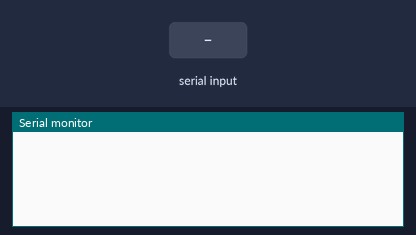
This sketch was run on a simulated Arduino Uno, built with avr-gcc and run on an emulated ATmega328P. On the bench: the last lines printed to the serial monitor. The test bench sets the inputs (shaded band).

Above: at 1.2 s.
1.3 s: "1\n" received over Serial
At 2.5 s:
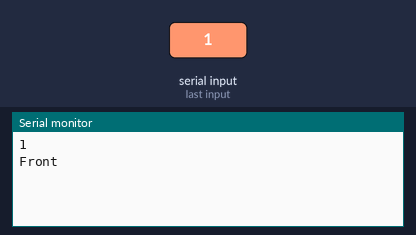
2.8 s: byte 50 ('2') received over Serial
At 3.9 s:
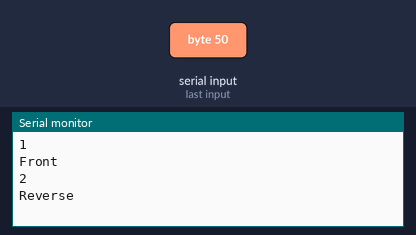
4.3 s: byte 52 ('4') received over Serial
At 5.1 s:
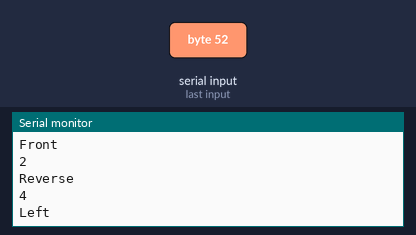
5.8 s: byte 51 ('3') received over Serial
At 6.2 s:
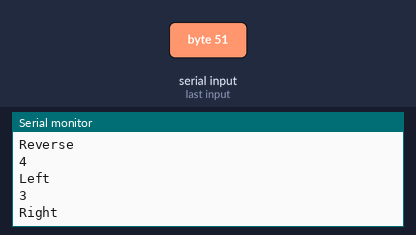
7.3 s: "0\n" received over Serial
At 8.5 s:
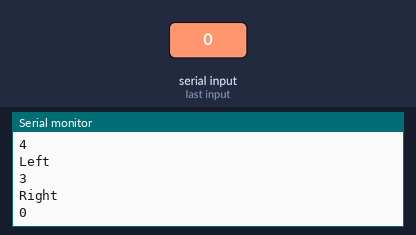
Timing chart, 0 to 9.8 s (numbered marks = the images above; inputs shaded):
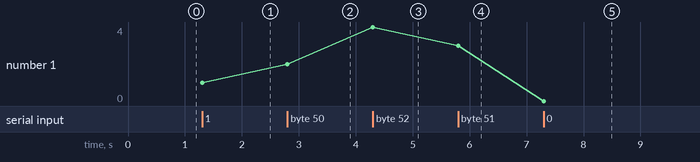

Measured:
- after the input at 1.3 s, the serial monitor: prints a new line at once (image 1)
- after the input at 2.8 s, the serial monitor: prints a new line at once (image 2)
- after the input at 4.3 s, the serial monitor: prints a new line at once (image 3)
- after the input at 5.8 s, the serial monitor: prints a new line at once (image 4)
- after the input at 7.3 s, the serial monitor: prints a new line at once (image 5)
- plotted number 1: 1 → 2 after the input at 2.8 s, 2 → 4 after the input at 4.3 s, 4 → 3 after the input at 5.8 s, 3 → 0 after the input at 7.3 s

The sketch:

bluetooth_final.ino.ino
```cpp
char Incoming_value = 0;
void setup()
{
  Serial.begin(9600);
}
void loop()
{
  if(Serial.available() > 0)
  {
    Incoming_value = Serial.read();
    Serial.print(Incoming_value);
    Serial.print("\n");
    if(Incoming_value == '1')
      Serial.println("Front ");
    else if(Incoming_value == '2')
      Serial.println("Reverse");
    else if(Incoming_value == '4')
      Serial.println("Left");
     else if(Incoming_value == '3')
      Serial.println("Right");
  }

}
```
